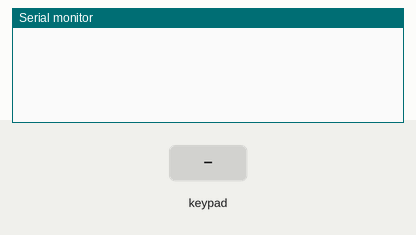
Simulated run of this sketch. Board: ESP32. Shown: the last lines printed to the serial monitor. The inputs (shaded band) are chosen by the test bench.

Above: at 1.2 s.
1.3 s: key '1' pressed
At 2.0 s:
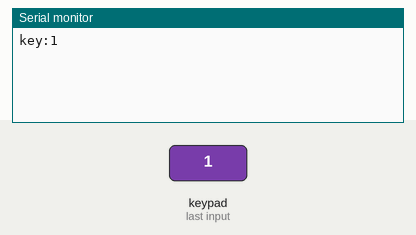
2.8 s: keypad keys 4 1 3 1 4 1 8 # pressed 0.4 s apart
At 6.5 s:
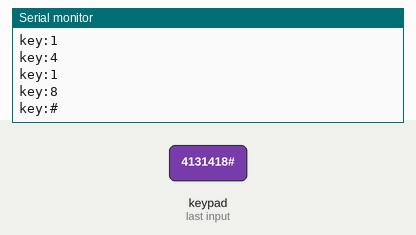
7.5 s: key '*' pressed
At 8.1 s:
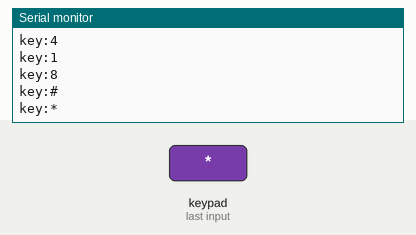
9.0 s: keypad keys 1 9 2 1 2 3 pressed 0.4 s apart
At 11.9 s:
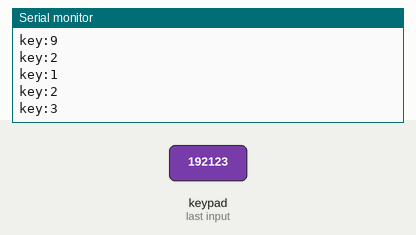
Timing chart, 0 to 13.4 s (numbered marks = the images above; inputs shaded):
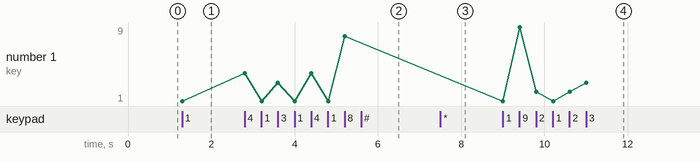

The sketch:

keypad_interfacing_with_arduino.ino
```cpp
#include<Keypad.h>
const byte ROWS=4;
const byte COLS=3;
char keys[ROWS][COLS]={
  {'1','2','3'},
  {'4','5','6'},
  {'7','8','9'},
  {'*','0','#'}
};

byte rowpins[ROWS]={4,13,14,18};
byte colpins[COLS]={19,21,23};
String password="";

Keypad keypad=Keypad(makeKeymap(keys),rowpins,colpins,ROWS,COLS);
void setup() {
  Serial.begin(9600);
}

void loop() {
 char key=keypad.getKey();
 if(key)
 {
  Serial.print("key:");
  Serial.println(key);
 }
}
```

Measured:
- after the input at 1.3 s, the serial monitor: prints a new line at once (image 1)
- after the input at 2.8 s, the serial monitor: prints a new line at once (image 2)
- after the input at 7.5 s, the serial monitor: prints a new line at once (image 3)
- after the input at 9.0 s, the serial monitor: prints a new line at once (image 4)
- plotted number 1: 1 → 8 after the input at 2.8 s, 8 → 3 after the input at 9.0 s
